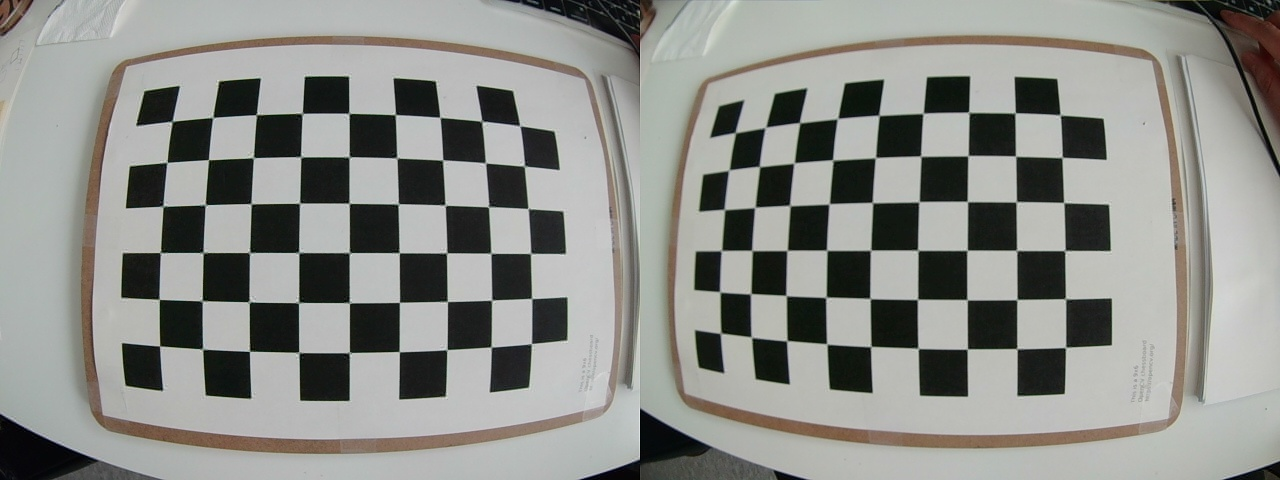
//> input picture testH/sCalibration-90/1625714177.54602.jpg, 1280 x 480 px; its folder holds only this picture in this run
$ ./stereoCamera_ver2   (built with g++ and OpenCV 4)
//> lines starting //> are read from the running program, lines starting //| are printed output that depends on the picture
#include <opencv2/opencv.hpp>
#include <opencv2/calib3d/calib3d_c.h>
#include <iostream>
#include <vector>
using namespace std;

int CHECKERBOARD[2]{6,9};

int main(){
	vector<cv::String> images;

	string path = "../sCalibration-90";

	cv::glob(path, images);

	vector<vector<cv::Point3f>> objpoints_left;
	vector<vector<cv::Point3f>> objpoints_right;

	vector<vector<cv::Point2f>> imgpoints_left;
	vector<vector<cv::Point2f>> imgpoints_right;

	vector<cv::Point3f> objp;

	for(int i = 0; i < CHECKERBOARD[1]; i++){
		for(int j = 0; j < CHECKERBOARD[0]; j++){
			objp.push_back(cv::Point3f(j*23.9, i*23.9, 0));
		}
	}

	cv::Mat frame, gray, pic[2];

	vector<cv::Point2f> corner_pts;

	for(int i = 0; i < images.size(); i++){
		frame = cv::imread(images[i]);
//> frame is the input picture: 480 rows x 1280 cols, CV_8UC3; mean B, G, R 136.5, 141, 139.9

		cv::cvtColor(frame, gray, cv::COLOR_BGR2GRAY);
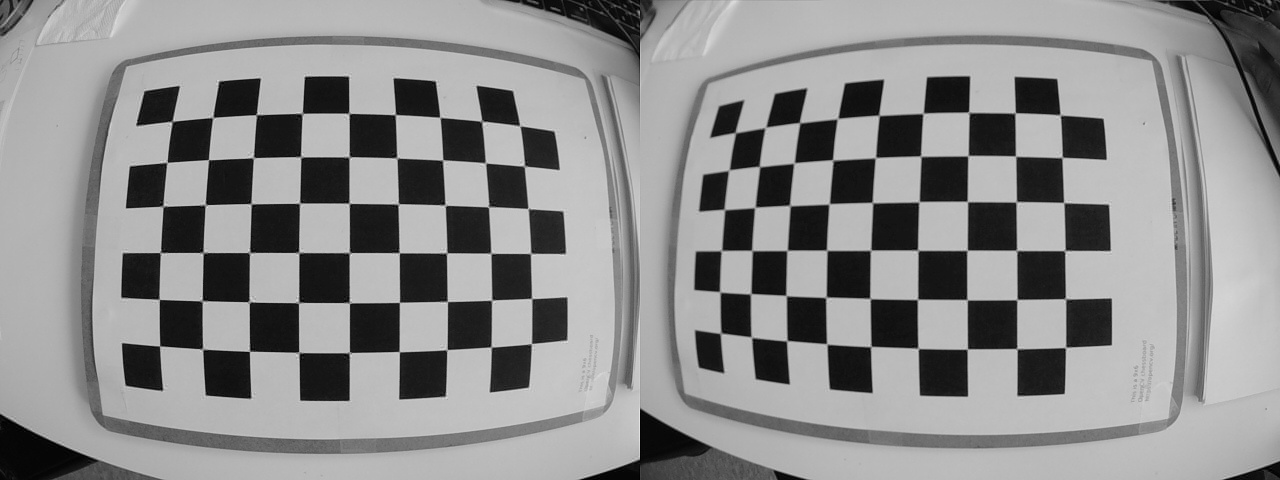
//> gray: 480 rows x 1280 cols, CV_8UC1; min 0, max 234, mean 140.2

		pic[0] = gray(cv::Range::all(), cv::Range(0, gray.cols/2));
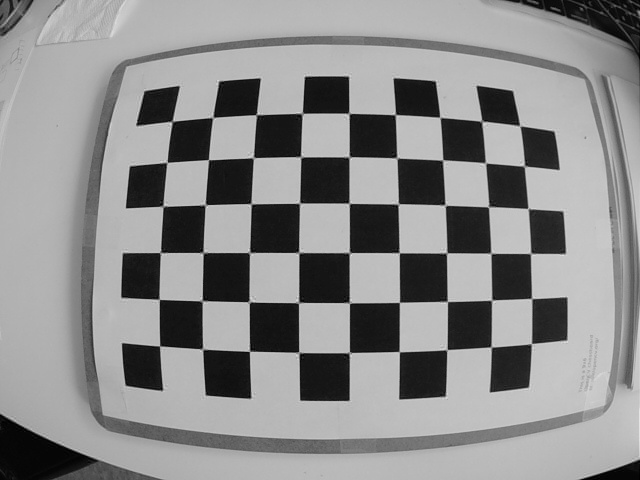
//> pic[0]: 480 rows x 640 cols, CV_8UC1; min 0, max 234, mean 138.8
		pic[1] = gray(cv::Range::all(), cv::Range(gray.cols/2, gray.cols));
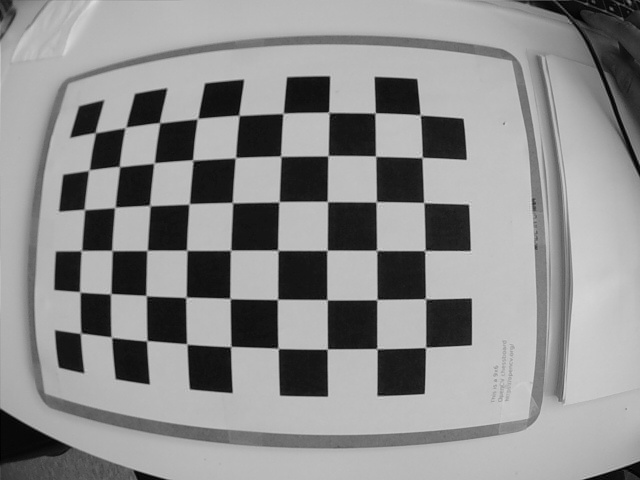
//> pic[1]: 480 rows x 640 cols, CV_8UC1; min 0, max 219, mean 141.5

		for(int j = 0; j < 2; j++){
			if(cv::findChessboardCorners(pic[j], cv::Size(CHECKERBOARD[0], CHECKERBOARD[1]), corner_pts, CV_CALIB_CB_ADAPTIVE_THRESH | CV_CALIB_CB_FAST_CHECK | CV_CALIB_CB_NORMALIZE_IMAGE)){

				cv::TermCriteria criteria(CV_TERMCRIT_EPS | CV_TERMCRIT_ITER, 30, 0.001);

				cv::cornerSubPix(pic[j], corner_pts, cv::Size(11, 11), cv::Size(-1, -1), criteria);

				if(!j){
					objpoints_left.push_back(objp);
					imgpoints_left.push_back(corner_pts);
				}
				else{
					objpoints_right.push_back(objp);
					imgpoints_right.push_back(corner_pts);
				}
			}
		}
//> after the loop, corner_pts = 54 Points (x, y), first 12: [80.61, 333.3], [79.81, 291.8], [81.42, 250.6], [84.36, 209.5], [88.92, 170.1], [95.31, 132.6], [111.4, 337.2], [110.6, 293.8], [112, 250.5], [114.9, 207.4], [119.4, 166.5], [125.4, 127.5]
	}

	cv::Mat cameraMatrix_left, distCoeffs_left;
	cv::Mat cameraMatrix_right, distCoeffs_right;
	cv::Mat R, T, E, F;

	cv::Size imgsize = pic[0].size();
//> imgsize = Size(640, 480)

	cv::stereoCalibrate(objpoints_left, imgpoints_left, imgpoints_right, cameraMatrix_left, distCoeffs_left, cameraMatrix_right, distCoeffs_right, imgsize, R, T, E, F, cv::CALIB_FIX_PRINCIPAL_POINT, cv::TermCriteria(cv::TermCriteria::COUNT + cv::TermCriteria::EPS, 30, 1e-6));
//> cameraMatrix_left = [[157.6, 0, 319.5], [0, 156, 239.5], [0, 0, 1]]; distCoeffs_left = [-0.0484, -0.000636, 0.00411, 0.0067, 0.000661]; cameraMatrix_right = [[174.1, 0, 319.5], [0, 172.8, 239.5], [0, 0, 1]]; distCoeffs_right = [-0.0642, 0.00696, 0.00566, 0.0109, -0.000404]; R = [[1, -0.000588, 0.000877], [0.000588, 1, -0.00072], [-0.000877, 0.000721, 1]]; T = [-58.37, -1.26, 8.49]

	cout << "[Stereo Camera parameters]\n";
	cout << "Rotation Matrix\n" << R << "\n\n";
//| Rotation Matrix
//| [0.9999994425505057, -0.0005875128661835882, 0.0008773410454415759;
//|  0.0005881446703190199, 0.9999995678061934, -0.0007200508823274367;
//|  -0.0008769176271025139, 0.0007205664843953914, 0.999999355899501]
	cout << "Translation Vector\n" << T << "\n\n";
//| Translation Vector
//| [-58.37101722204844;
//|  -1.260281992663289;
//|  8.491015889235353]
	cout << "Essential Matrix\n" << E << "\n\n";
	cout << "Fundamental Matrix\n" << F << "\n\n\n";

	cv::Mat R1, R2, P1, P2, Q;
	cv::Rect validRoi[2];

	cv::stereoRectify(cameraMatrix_left, distCoeffs_left, cameraMatrix_right, distCoeffs_right, imgsize, R, T, R1, R2, P1, P2, Q, cv::CALIB_ZERO_DISPARITY, 1, imgsize, &validRoi[0], &validRoi[1]);
//> R1 = [[0.989, 0.0207, -0.143], [-0.0207, 1, 0.00115], [0.143, 0.00183, 0.99]]; R2 = [[0.989, 0.0214, -0.144], [-0.0213, 1, 0.00189], [0.144, 0.0012, 0.99]]; P1 = [[19.29, 0, 471.9, 0], [0, 19.29, 250.7, 0], [0, 0, 1, 0]]

	cout << "[Stereo Rectify parameters]\n";
	cout << "R1\n" << R1 << "\n\n";
//| R1
//| [0.9894972002250552, 0.02067616413705986, -0.143065673672458;
//|  -0.02072531780870668, 0.99978454983404, 0.001146784580562446;
//|  0.1430585612555397, 0.001830341422650624, 0.9897125329618552]
	cout << "R2\n" << R2 << "\n\n";
//| R2
//| [0.9893589837301866, 0.0213611372700874, -0.1439183905096932;
//|  -0.02131168642062027, 0.9997711025048912, 0.001885369476627202;
//|  0.1439257215868005, 0.001201836379351164, 0.9895877637961354]
	cout << "P1\n" << P1 << "\n\n";
//| P1
//| [19.2881605423404, 0, 471.9340057373047, 0;
//|  0, 19.2881605423404, 250.7399368286133, 0;
//|  0, 0, 1, 0]
	cout << "P2\n" << P2 << "\n\n";
	cout << "Q\n" << Q << "\n\n\n";

	return 0;
}

$ run again, on testH/sCalibration-90/1625714237.06397.jpg
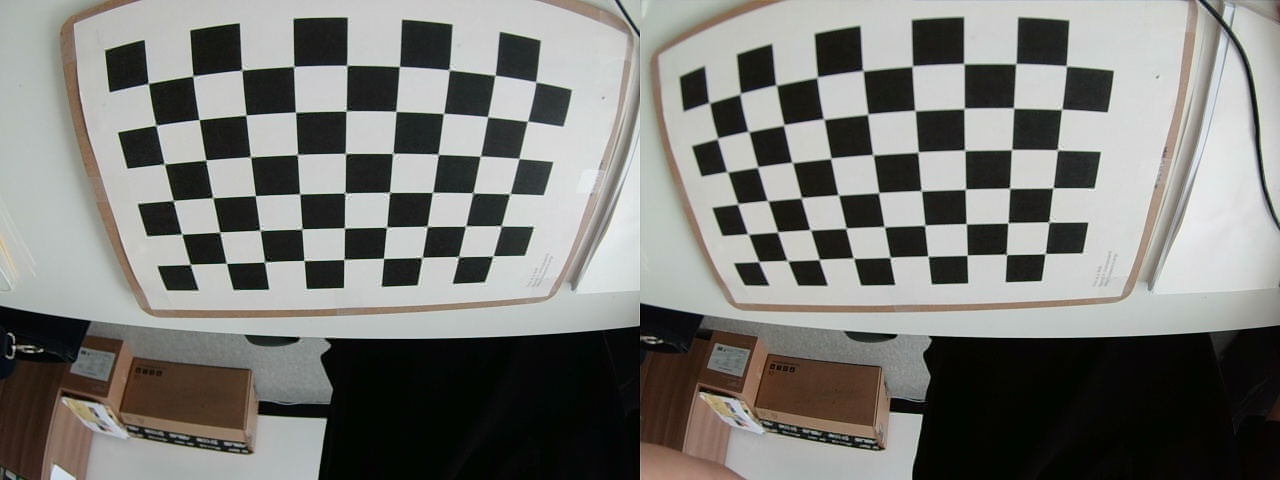
//> input picture testH/sCalibration-90/1625714237.06397.jpg, 1280 x 480 px
//> frame is the input picture: 480 rows x 1280 cols, CV_8UC3; mean B, G, R 118.7, 122.5, 122.6
//> `pic[0] = gray(cv::Range::all(), cv::Range(0, gray.cols/2));`:
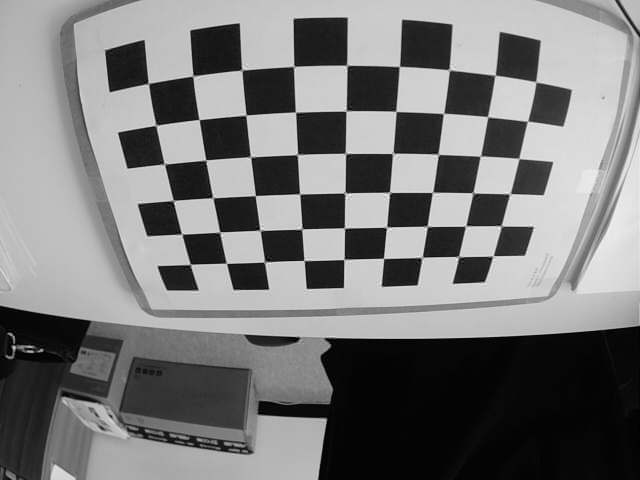
//> pic[0]: 480 rows x 640 cols, CV_8UC1; min 0, max 250, mean 120.8
//> `pic[1] = gray(cv::Range::all(), cv::Range(gray.cols/2, gray.cols));`:
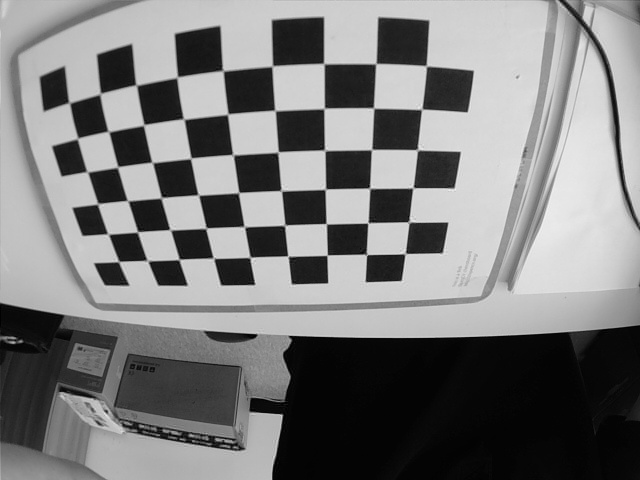
//> pic[1]: 480 rows x 640 cols, CV_8UC1; min 0, max 245, mean 123.4
//> after the loop `for(int j = 0; j < 2; j++)`: corner_pts = 54 Points (x, y), first 12: [118.6, 261.5], [108, 234], [97.67, 203.8], [87.21, 171.8], [77.53, 138.4], [69.15, 102.7], [147.4, 260.6], [137.6, 231.9], [127.6, 200.7], [117.6, 167], [108.4, 131.5], [100.2, 93.75]
//> imgsize = Size(640, 480)
//> cameraMatrix_left = [[408.9, 0, 319.5], [0, 411.1, 239.5], [0, 0, 1]]; distCoeffs_left = [-0.392, 0.295, 0.0204, 0.00475, -0.149]; cameraMatrix_right = [[171.4, 0, 319.5], [0, 138.2, 239.5], [0, 0, 1]]; distCoeffs_right = [-0.0662, 0.00703, 0.00507, 0.00666, -0.00038]; R = [[1, 0.00616, 0.00942], [-0.00935, 0.921, 0.39], [-0.00627, -0.39, 0.921]]; T = [-60.12, -92.37, -115.5]
//| Rotation Matrix
//| [0.9999366280496995, 0.006160374970280609, 0.009422826795729599;
//|  -0.009347118937072877, 0.9208077132213713, 0.3899048430573862;
//|  -0.006274651557894921, -0.3899682103098332, 0.920806941598277]
//| Translation Vector
//| [-60.12160867394961;
//|  -92.37335695291718;
//|  -115.5020705854618]
//> R1 = [[0.906, -0.318, -0.281], [0.367, 0.253, 0.895], [-0.214, -0.914, 0.346]]; R2 = [[0.901, -0.411, -0.14], [0.377, 0.579, 0.723], [-0.216, -0.705, 0.676]]; P1 = [[-225.3, 0, -2460.8, 0], [0, -225.3, 2052.7, 0], [0, 0, 1, 0]]
//| R1
//| [0.9055195930306574, -0.317966369674916, -0.2809477787656397;
//|  0.3666118410329587, 0.2529677124959752, 0.8953228995446157;
//|  -0.2136118551298518, -0.9137312100340602, 0.3456374562423392]
//| R2
//| [0.9008560941649219, -0.4107927846645061, -0.1403837087182903;
//|  0.3765834566985979, 0.5785985910130133, 0.7234698132048709;
//|  -0.2159703631215549, -0.7046083724632686, 0.6759318336251129]
//| P1
//| [-225.2505677720588, 0, -2460.839460372925, 0;
//|  0, -225.2505677720588, 2052.702335357666, 0;
//|  0, 0, 1, 0]

$ run again, on testH/sCalibration-90/1625714260.21781.jpg
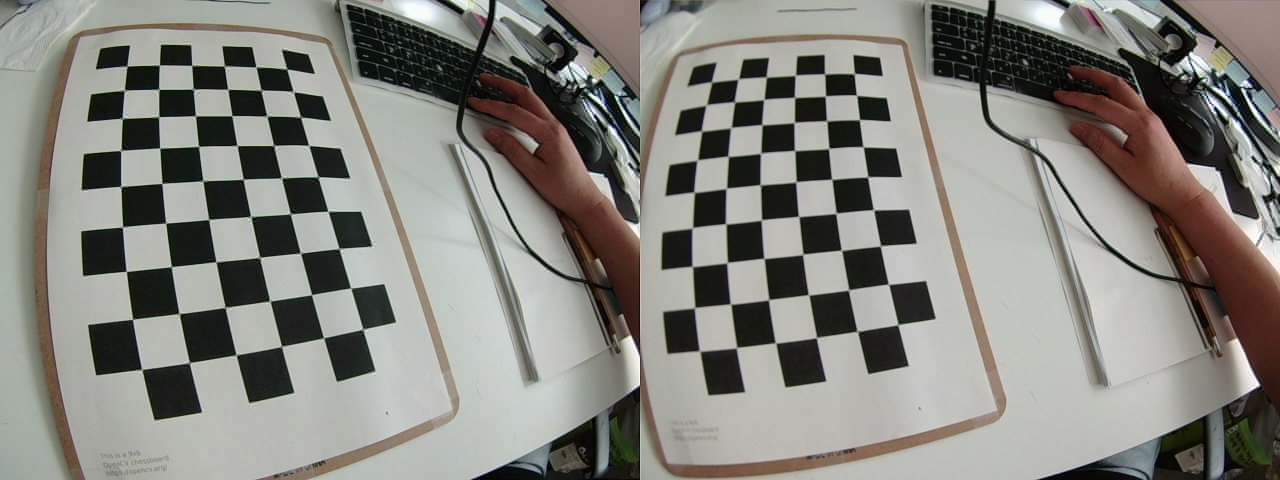
//> input picture testH/sCalibration-90/1625714260.21781.jpg, 1280 x 480 px
//> frame is the input picture: 480 rows x 1280 cols, CV_8UC3; mean B, G, R 126.2, 132.4, 133.1
//> `pic[0] = gray(cv::Range::all(), cv::Range(0, gray.cols/2));`:
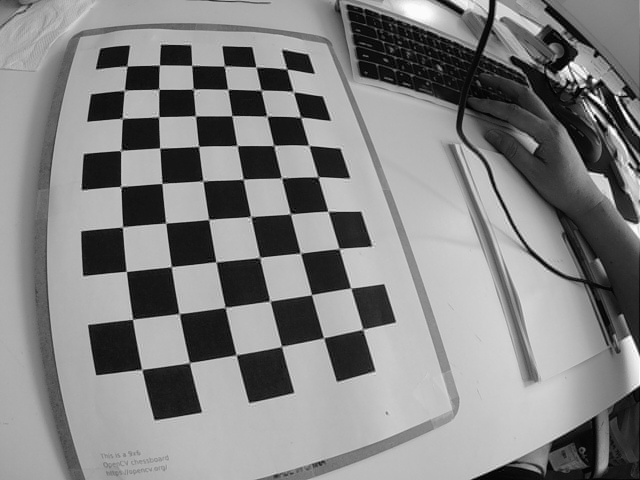
//> pic[0]: 480 rows x 640 cols, CV_8UC1; min 0, max 254, mean 131.6
//> `pic[1] = gray(cv::Range::all(), cv::Range(gray.cols/2, gray.cols));`:
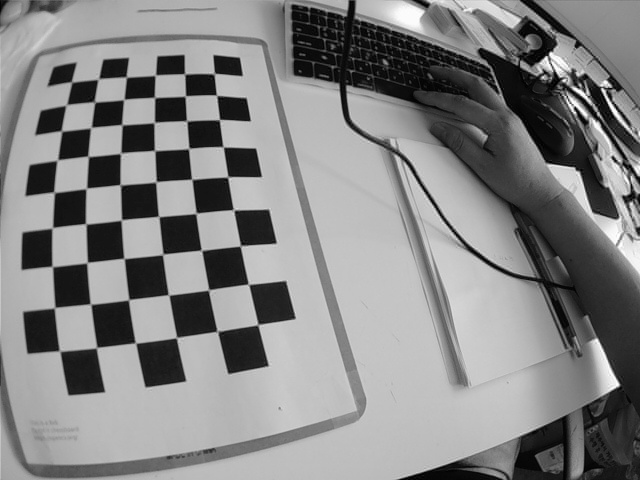
//> pic[1]: 480 rows x 640 cols, CV_8UC1; min 0, max 255, mean 132.2
//> after the loop `for(int j = 0; j < 2; j++)`: corner_pts = 54 Points (x, y), first 12: [71.53, 81.87], [98.34, 78.89], [126.2, 77.02], [155.3, 75.2], [184.7, 73.91], [214.2, 73.57], [66.35, 104.9], [94.39, 101.9], [123.8, 99.47], [154.5, 97.46], [185.3, 96.05], [216.5, 95.21]
//> imgsize = Size(640, 480)
//> cameraMatrix_left = [[409.8, 0, 319.5], [0, 399.4, 239.5], [0, 0, 1]]; distCoeffs_left = [-0.396, 0.323, 0.00338, 0.0214, -0.161]; cameraMatrix_right = [[3108.2, 0, 319.5], [0, 1912.3, 239.5], [0, 0, 1]]; distCoeffs_right = [0.442, -150, 0.539, 0.283, 4223.6]; R = [[0.878, -0.218, -0.426], [0.148, 0.97, -0.191], [0.455, 0.104, 0.885]]; T = [58.06, 41.86, 971.6]
//| Rotation Matrix
//| [0.8782807831002897, -0.2175335007083253, -0.4257957751156334;
//|  0.1480041763200246, 0.9704637958349276, -0.190511901899842;
//|  0.4546621051160664, 0.104303389413983, 0.8845355691707271]
//| Translation Vector
//| [58.06311377738074;
//|  41.85798858582547;
//|  971.5665254456828]
//> R1 = [[0.512, 0.133, 0.849], [-0.0307, 0.99, -0.136], [-0.858, 0.0438, 0.511]]; R2 = [[0.0596, 0.043, 0.997], [-0.184, 0.982, -0.0313], [-0.981, -0.182, 0.0665]]; P1 = [[-3311.1, 0, 34660.7, 0], [0, -3311.1, -5764.5, 0], [0, 0, 1, 0]]
//| R1
//| [0.5121387215852014, 0.132753767321312, 0.8485813850863535;
//|  -0.03073253754850414, 0.9901827647215904, -0.1363583645550843;
//|  -0.8583527485765425, 0.04375533922056166, 0.5111907953991233]
//| R2
//| [0.05960083710066669, 0.04296654100623191, 0.9972971556015084;
//|  -0.1843289047664626, 0.9823658718872882, -0.03130732532051197;
//|  -0.9810558572703678, -0.1819647496222492, 0.06646980374889072]
//| P1
//| [-3311.088222702703, 0, 34660.70478820801, 0;
//|  0, -3311.088222702703, -5764.519130706787, 0;
//|  0, 0, 1, 0]

$ run again, on testH/sCalibration-90/1625714269.03962.jpg
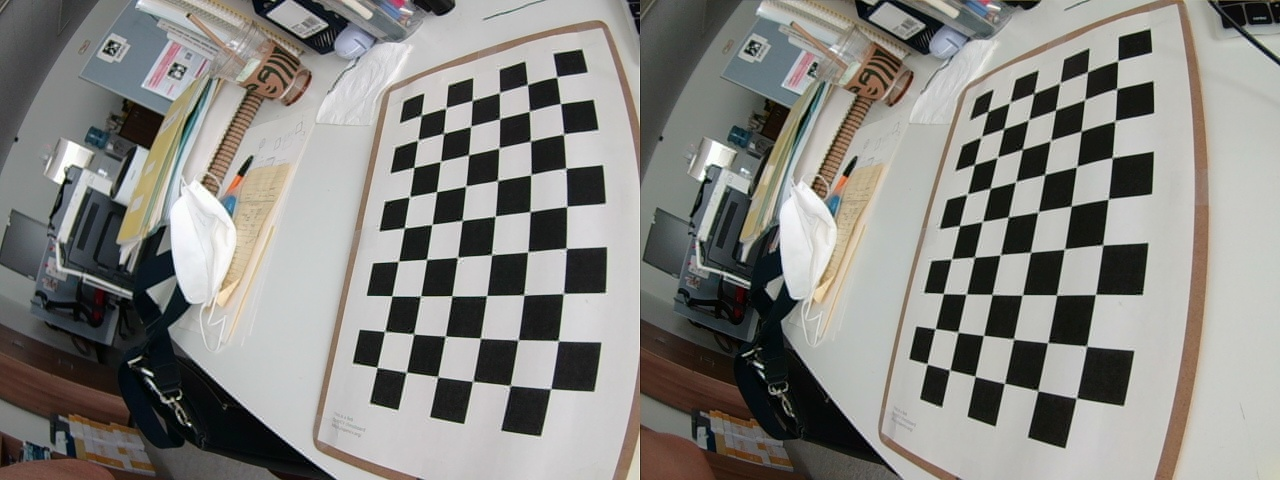
//> input picture testH/sCalibration-90/1625714269.03962.jpg, 1280 x 480 px
//> frame is the input picture: 480 rows x 1280 cols, CV_8UC3; mean B, G, R 130.1, 134.2, 135.4
//> `pic[0] = gray(cv::Range::all(), cv::Range(0, gray.cols/2));`:
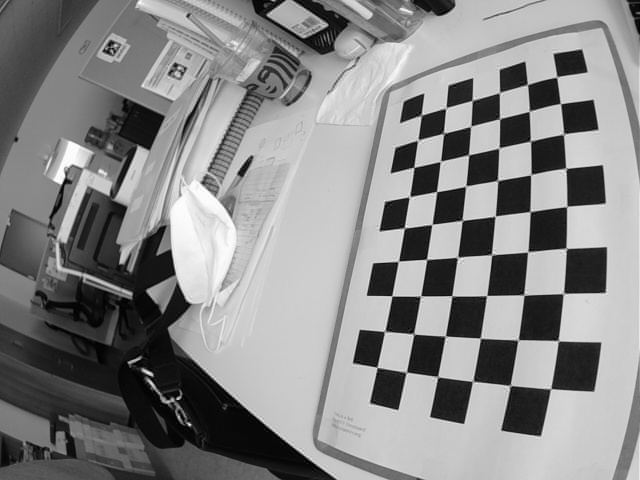
//> pic[0]: 480 rows x 640 cols, CV_8UC1; min 0, max 255, mean 134.6
//> `pic[1] = gray(cv::Range::all(), cv::Range(gray.cols/2, gray.cols));`:
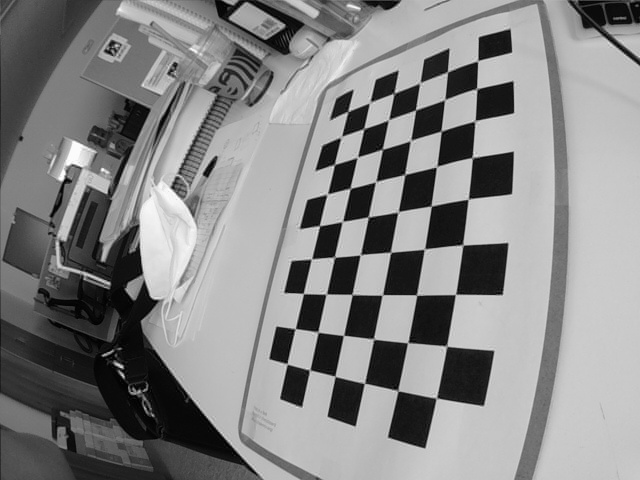
//> pic[1]: 480 rows x 640 cols, CV_8UC1; min 0, max 255, mean 133.6
//> after the loop `for(int j = 0; j < 2; j++)`: corner_pts = 54 Points (x, y), first 12: [347.7, 111.5], [369.7, 102.5], [394.1, 93.19], [419.8, 82.81], [447.4, 71.98], [477.7, 60.69], [341.2, 136.7], [363.7, 128.7], [388.5, 119.7], [415.5, 110], [444.6, 99.66], [476.6, 88.71]
//> imgsize = Size(640, 480)
//> cameraMatrix_left = [[418.6, 0, 319.5], [0, 432.6, 239.5], [0, 0, 1]]; distCoeffs_left = [-0.387, 0.145, 0.000939, 0.00968, -0.0183]; cameraMatrix_right = [[443.1, 0, 319.5], [0, 452.3, 239.5], [0, 0, 1]]; distCoeffs_right = [-0.474, 0.283, 0.00739, 0.0247, -0.077]; R = [[1, 0.0133, 0.0271], [-0.0133, 1, -0.00341], [-0.0271, 0.00305, 1]]; T = [-67.15, 0.311, 16.53]
//| Rotation Matrix
//| [0.9995443406004562, 0.0133498252940908, 0.02707200284826692;
//|  -0.01326234626468694, 0.9999062423119355, -0.003408336424197577;
//|  -0.02711496533567511, 0.003047745107816776, 0.9996276756395868]
//| Translation Vector
//| [-67.1499209571883;
//|  0.3105100359079671;
//|  16.53142104610578]
//> R1 = [[0.977, 0.00774, -0.213], [-0.00825, 1, -0.0015], [0.213, 0.00322, 0.977]]; R2 = [[0.971, -0.00449, -0.239], [0.00506, 1, 0.00177], [0.239, -0.00293, 0.971]]; P1 = [[83.76, 0, 531.2, 0], [0, 83.76, 243.9, 0], [0, 0, 1, 0]]
//| R1
//| [0.9770965231709119, 0.007744496163122824, -0.2126556069951954;
//|  -0.008251614766377703, 0.9999648339179961, -0.001497257860898617;
//|  0.2126365332229223, 0.003217717597008956, 0.97712606711335]
//| R2
//| [0.9709976744283619, -0.004490020516115426, -0.2390467652374269;
//|  0.00506096722341694, 0.9999856184578002, 0.00177467978359288;
//|  0.2390353590276471, -0.002933017786454144, 0.9710064338309959]
//| P1
//| [83.76313863318687, 0, 531.1929817199707, 0;
//|  0, 83.76313863318687, 243.9323654174805, 0;
//|  0, 0, 1, 0]
